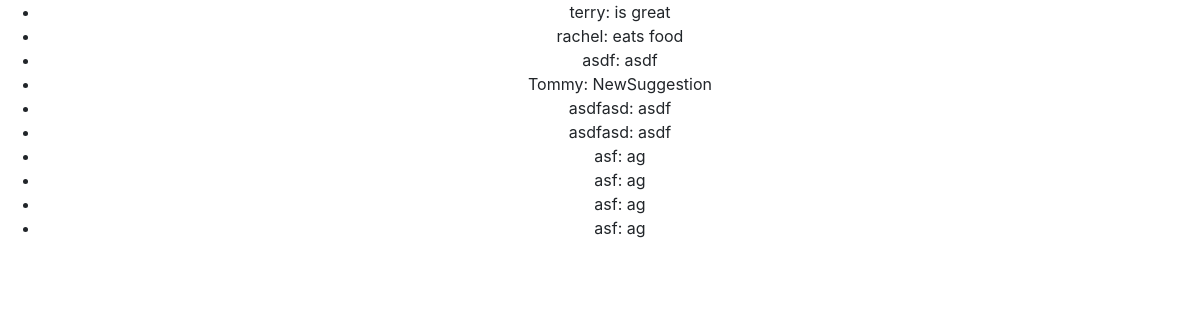
/polls/suggestions/list/, run on the app's committed database.
### polls/models.py (models this page shows, shortened)
class Suggestion(models.Model):
    name = models.CharField(max_length=200)
    body = models.CharField(max_length=200)

### polls/views.py (the view)
# urls.py: path('suggestions/list/', views.get_suggestions_list, name='get_suggestions_list')
@csrf_exempt
def get_suggestions_list(request):
    if request.method == 'POST':
        form = SuggestionForm(request.POST)
        if form.is_valid():
            form.save()
    else:
        form = SuggestionForm()
    suggestions = Suggestion.objects.all()
    return render(request, 'polls/suggestions_list.html', {'suggestions': suggestions})

### polls/templates/polls/suggestions_list.html (shortened to what this page needs)
<!DOCTYPE html>
<html>
<head>
	<link rel="stylesheet" href="https://maxcdn.bootstrapcdn.com/bootstrap/4.4.1/css/bootstrap.min.css">
</head>
<body>
<div class="a">
{% if suggestions %}
    <ul>
    {% for suggestion in suggestions %}
        <li>{{ suggestion.name }}: {{ suggestion.body }}</li>
    {% endfor %}
    </ul>
{% else %}
    <p>No suggestions are available.</p>
{% endif %}
</div>
</body>
</html>

### polls/templates/polls/suggestions_list.html (style rules this page uses)
div.a { text-align: center; }

### data on the page
Suggestion: name "terry", body "is great"
Suggestion: name "rachel", body "eats food"
Suggestion: name "asdf", body "asdf"
Suggestion: name "Tommy", body "NewSuggestion"
Suggestion: name "asdfasd", body "asdf"
Suggestion: name "asdfasd", body "asdf"
Suggestion: name "asf", body "ag"
Suggestion: name "asf", body "ag"
Suggestion: name "asf", body "ag"
Suggestion: name "asf", body "ag"
